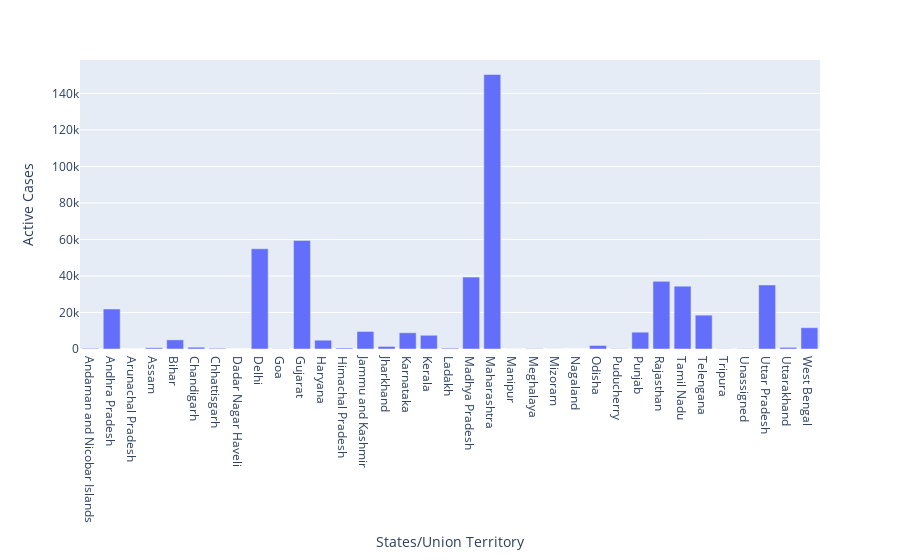

The notebook cell this image was saved under:
### Code cell
#matplotlib
plt.figure(figsize=(15,5))
plt.plot(states,active['Active Cases'])
plt.xticks(rotation = 90)
plt.xlabel('states')
plt.ylabel('count for active cases')
plt.show()

#plotty
px.bar(x = states,y = active['Active Cases'],labels={'x':'States/Union Territory','y':'Active Cases'})

### Figure 1 — Plotly figure (JSON) as saved in the notebook; plotly's stock layout.template omitted (floating-point values rounded to 4 significant figures)
{"data": [{"alignmentgroup": "True", "hovertemplate": "States/Union Territory=%{x}<br>Active Cases=%{y}<extra></extra>", "legendgroup": "", "marker": {"color": "#636efa"}, "name": "", "offsetgroup": "", "orientation": "v", "showlegend": false, "textposition": "auto", "type": "bar", "x": ["Andaman and Nicobar Islands", "Andhra Pradesh", "Arunachal Pradesh", "Assam", "Bihar", "Chandigarh", "Chhattisgarh", "Dadar Nagar Haveli", "Delhi", "Goa", "Gujarat", "Haryana", "Himachal Pradesh", "Jammu and Kashmir", "Jharkhand", "Karnataka", "Kerala", "Ladakh", "Madhya Pradesh", "Maharashtra", "Manipur", "Meghalaya", "Mizoram", "Nagaland", "Odisha", "Puducherry", "Punjab", "Rajasthan", "Tamil Nadu", "Telengana", "Tripura", "Unassigned", "Uttar Pradesh", "Uttarakhand", "West Bengal"], "xaxis": "x", "y": [363, 21907, 18, 671, 5007, 977, 383, 1, 54894, 107, 59490, 4818, 531, 9612, 1412, 8894, 7526, 461, 39378, 150381, 33, 206, 43, 2, 1925, 164, 9205, 37056, 34429, 18533, 108, 161, 35085, 889, 11664], "yaxis": "y"}], "layout": {"barmode": "relative", "legend": {"tracegroupgap": 0}, "margin": {"t": 60}, "xaxis": {"anchor": "y", "domain": [0, 1], "title": {"text": "States/Union Territory"}}, "yaxis": {"anchor": "x", "domain": [0, 1], "title": {"text": "Active Cases"}}}}
